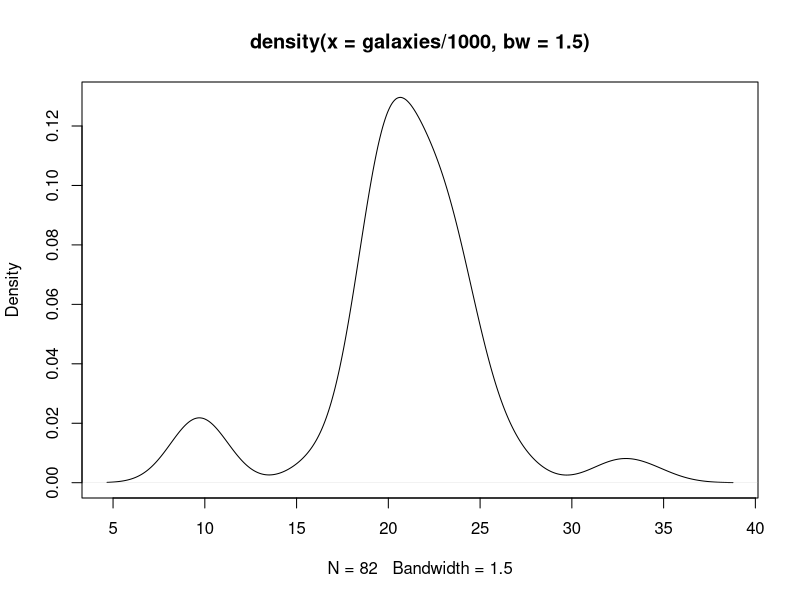
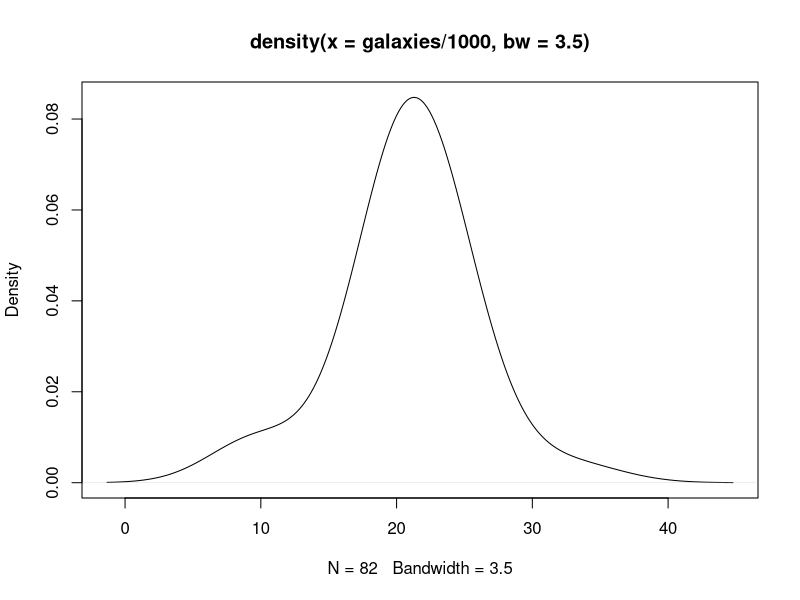

These figures' R source, in order:
## ---- chunk 1
library(tidyverse)
library(viridis)
library(MASS)
knitr::opts_chunk$set(
	echo = TRUE,
	warning = FALSE,
	fig.width = 8, 
  fig.height = 6,
  out.width = "90%"
)
options(
  ggplot2.continuous.colour = "viridis",
  ggplot2.continuous.fill = "viridis"
)
scale_colour_discrete = scale_colour_viridis_d
scale_fill_discrete = scale_fill_viridis_d
theme_set(theme_minimal() + theme(legend.position = "bottom"))
## ---- chunk 2
blue <- c(4,69,87,35,39,79,31,79,65,95,68,
          62,70,80,84,79,66,75,59,77,36,86,
          39,85,74,72,69,85,85,72)

red <- c(62,80,82,83,0,81,28,69,48,90,63,
        77,0,55,83,85,54,72,58,68,88,83,78,
        30,58,45,78,64,87,65)

acui <- data.frame(str = c(rep(0,20),
                       rep(1,10)),
                 red,
                 blue)
## ---- chunk 3
one_sui_red = acui %>% 
  filter(str == 1) %>% 
  dplyr::select(red)

one_sui_blue = acui %>% 
  filter(str == 1) %>% 
  dplyr::select(blue) %>% 
  as.tibble()
## ---- chunk 4
teststat <- function(x = pull(one_sui_red, red), y = pull(one_sui_blue, blue)) {
  return((mean(y) - mean(x))/(var(x)/length(x) + var(y)/length(y)))
}

boottest <- function(x = pull(one_sui_red, red), y = pull(one_sui_blue, blue), nboot = 200) {
  combmean <- mean(c(x, y))
  # The mean of the combined sample
  teststatvec <- rep(NA, nboot)
  adjx <- x - mean(x) + combmean
  # The adjusted X’s will have mean=combmean
  adjy <- y - mean(y) + combmean
  # The adjusted X’s will have mean=combmean
  for(b in 1:nboot) {
    teststatvec[b] <- teststat(sample(adjx, replace=T),
                               sample(adjy, replace=T))
  }
  return(list(bootpval = sum(teststat(x, y) < teststatvec)/nboot, 
              teststatvec = teststatvec))
}
## ---- chunk 5
teststat()

boottest()
## ---- chunk 6
paired_sample_df = acui %>% 
  filter(str == 0) %>% 
  mutate(diff = red - blue) %>%
  as.tibble()
## ---- chunk 7
teststat_paired <- function(x = pull(paired_sample_df, diff)) {
    return(mean(x)/(sqrt(var(x)/length(x))))
}

teststat_paired()

boottest_paired <- function(diff = pull(paired_sample_df, diff), nboot=200) {
  teststatvec <- rep(NA, nboot)
  adjdiff <- diff - mean(diff)
  for (b in 1:nboot) {
    teststatvec[b] <- teststat_paired(sample(adjdiff, replace = TRUE))
  }
  return(list(bootpval = sum(teststat_paired(diff) < teststatvec)/nboot, 
              teststatvec = teststatvec))
}

boottest_paired()
## ---- chunk 8
data(galaxies)
plot(density(galaxies/1000, bw=1.5))
plot(density(galaxies/1000, bw=3.5))
